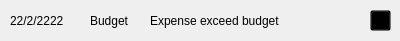
<?xml version="1.0" encoding="UTF-8"?>
<ui version="4.0">
 <class>Form</class>
 <widget class="QWidget" name="Form">
  <property name="geometry">
   <rect>
    <x>0</x>
    <y>0</y>
    <width>400</width>
    <height>41</height>
   </rect>
  </property>
  <property name="windowTitle">
   <string>Form</string>
  </property>
  <widget class="QLabel" name="date_label">
   <property name="geometry">
    <rect>
     <x>10</x>
     <y>10</y>
     <width>71</width>
     <height>21</height>
    </rect>
   </property>
   <property name="text">
    <string>22/2/2222</string>
   </property>
  </widget>
  <widget class="QLabel" name="action_label">
   <property name="geometry">
    <rect>
     <x>90</x>
     <y>10</y>
     <width>61</width>
     <height>21</height>
    </rect>
   </property>
   <property name="text">
    <string>Budget</string>
   </property>
  </widget>
  <widget class="QLabel" name="description_label">
   <property name="geometry">
    <rect>
     <x>150</x>
     <y>10</y>
     <width>191</width>
     <height>21</height>
    </rect>
   </property>
   <property name="text">
    <string>Expense exceed budget</string>
   </property>
  </widget>
  <widget class="QPushButton" name="option_btn">
   <property name="geometry">
    <rect>
     <x>370</x>
     <y>10</y>
     <width>21</width>
     <height>21</height>
    </rect>
   </property>
   <property name="styleSheet">
    <string notr="true">background-color:transparent;</string>
   </property>
   <property name="text">
    <string/>
   </property>
   <property name="icon">
    <iconset resource="resource.qrc">
     <normaloff>:/black/icon/White/more-vertical.svg</normaloff>:/black/icon/White/more-vertical.svg</iconset>
   </property>
   <property name="iconSize">
    <size>
     <width>20</width>
     <height>20</height>
    </size>
   </property>
  </widget>
 </widget>
 <resources>
  <include location="resource.qrc"/>
 </resources>
 <connections/>
</ui>
